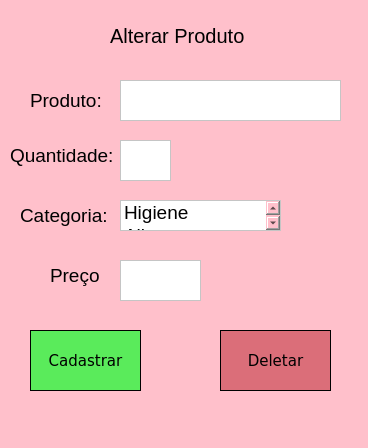
<?xml version="1.0" encoding="UTF-8"?>
<ui version="4.0">
 <class>MainWindow</class>
 <widget class="QMainWindow" name="MainWindow">
  <property name="geometry">
   <rect>
    <x>0</x>
    <y>0</y>
    <width>368</width>
    <height>448</height>
   </rect>
  </property>
  <property name="windowTitle">
   <string>MainWindow</string>
  </property>
  <property name="styleSheet">
   <string notr="true">background-color: pink;
</string>
  </property>
  <widget class="QWidget" name="centralwidget">
   <widget class="QLabel" name="lb_titulo">
    <property name="geometry">
     <rect>
      <x>110</x>
      <y>10</y>
      <width>171</width>
      <height>51</height>
     </rect>
    </property>
    <property name="font">
     <font>
      <pointsize>15</pointsize>
     </font>
    </property>
    <property name="text">
     <string>Alterar Produto</string>
    </property>
   </widget>
   <widget class="QPlainTextEdit" name="txt_NomeProduto">
    <property name="geometry">
     <rect>
      <x>120</x>
      <y>80</y>
      <width>221</width>
      <height>41</height>
     </rect>
    </property>
    <property name="styleSheet">
     <string notr="true">background-color: white;
font-size:14pt;</string>
    </property>
   </widget>
   <widget class="QLabel" name="lb_produto">
    <property name="geometry">
     <rect>
      <x>30</x>
      <y>85</y>
      <width>71</width>
      <height>31</height>
     </rect>
    </property>
    <property name="font">
     <font>
      <pointsize>14</pointsize>
     </font>
    </property>
    <property name="text">
     <string>Produto:</string>
    </property>
   </widget>
   <widget class="QLabel" name="lb_quantidade">
    <property name="geometry">
     <rect>
      <x>10</x>
      <y>140</y>
      <width>111</width>
      <height>31</height>
     </rect>
    </property>
    <property name="font">
     <font>
      <pointsize>14</pointsize>
     </font>
    </property>
    <property name="text">
     <string>Quantidade:</string>
    </property>
   </widget>
   <widget class="QPlainTextEdit" name="txt_Quantidade">
    <property name="geometry">
     <rect>
      <x>120</x>
      <y>140</y>
      <width>51</width>
      <height>41</height>
     </rect>
    </property>
    <property name="styleSheet">
     <string notr="true">background-color: white;
font-size:14pt;</string>
    </property>
   </widget>
   <widget class="QPushButton" name="btn_cadastrar">
    <property name="geometry">
     <rect>
      <x>30</x>
      <y>330</y>
      <width>111</width>
      <height>61</height>
     </rect>
    </property>
    <property name="styleSheet">
     <string notr="true">background-color: #5AEB5B;
font-family: verdana;
border: 1px solid;
font-size: 11pt;</string>
    </property>
    <property name="text">
     <string>Cadastrar</string>
    </property>
   </widget>
   <widget class="QLabel" name="lb_categoria">
    <property name="geometry">
     <rect>
      <x>20</x>
      <y>200</y>
      <width>91</width>
      <height>31</height>
     </rect>
    </property>
    <property name="font">
     <font>
      <pointsize>14</pointsize>
     </font>
    </property>
    <property name="text">
     <string>Categoria:</string>
    </property>
   </widget>
   <widget class="QLabel" name="lb_categoria_2">
    <property name="geometry">
     <rect>
      <x>50</x>
      <y>260</y>
      <width>51</width>
      <height>31</height>
     </rect>
    </property>
    <property name="font">
     <font>
      <pointsize>14</pointsize>
     </font>
    </property>
    <property name="text">
     <string>Preço:</string>
    </property>
   </widget>
   <widget class="QPlainTextEdit" name="txt_categoria_2">
    <property name="geometry">
     <rect>
      <x>120</x>
      <y>260</y>
      <width>81</width>
      <height>41</height>
     </rect>
    </property>
    <property name="styleSheet">
     <string notr="true">background-color: white;
font-size:14pt;</string>
    </property>
    <property name="plainText">
     <string/>
    </property>
   </widget>
   <widget class="QListWidget" name="listItem">
    <property name="geometry">
     <rect>
      <x>120</x>
      <y>200</y>
      <width>161</width>
      <height>31</height>
     </rect>
    </property>
    <property name="styleSheet">
     <string notr="true">background-color: white;
font-size:14pt;</string>
    </property>
    <item>
     <property name="text">
      <string>Higiene</string>
     </property>
    </item>
    <item>
     <property name="text">
      <string>Alimento</string>
     </property>
    </item>
    <item>
     <property name="text">
      <string>frios e laticínios</string>
     </property>
    </item>
    <item>
     <property name="text">
      <string>Brinquedo</string>
     </property>
    </item>
    <item>
     <property name="text">
      <string>Enlatados</string>
     </property>
    </item>
    <item>
     <property name="text">
      <string>Bebidas</string>
     </property>
    </item>
    <item>
     <property name="text">
      <string>Açougue</string>
     </property>
    </item>
    <item>
     <property name="text">
      <string>Outros</string>
     </property>
    </item>
   </widget>
   <widget class="QPushButton" name="btn_deletar">
    <property name="geometry">
     <rect>
      <x>220</x>
      <y>330</y>
      <width>111</width>
      <height>61</height>
     </rect>
    </property>
    <property name="styleSheet">
     <string notr="true">background-color: #DB6E79;
font-family: verdana;
border: 1px solid;
font-size: 11pt;</string>
    </property>
    <property name="text">
     <string>Deletar</string>
    </property>
   </widget>
  </widget>
  <widget class="QMenuBar" name="menubar">
   <property name="geometry">
    <rect>
     <x>0</x>
     <y>0</y>
     <width>368</width>
     <height>21</height>
    </rect>
   </property>
  </widget>
  <widget class="QStatusBar" name="statusbar"/>
 </widget>
 <resources/>
 <connections/>
</ui>
